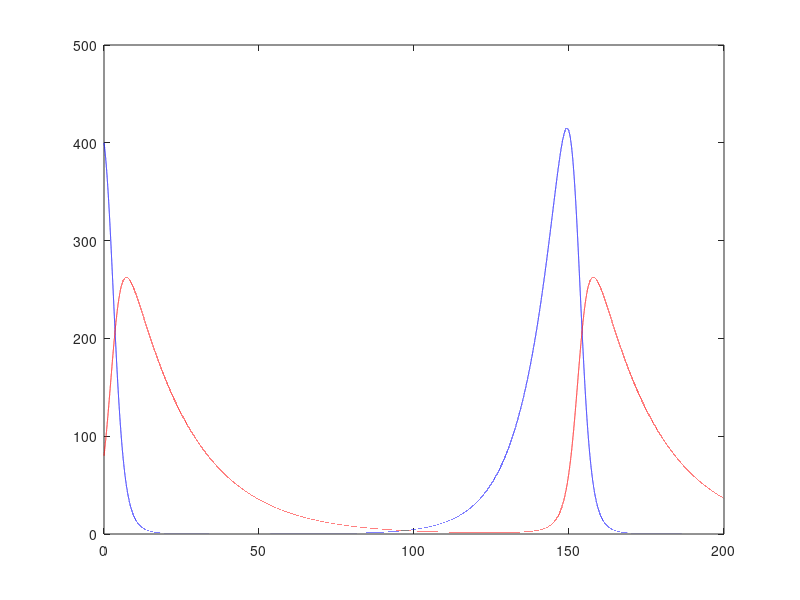
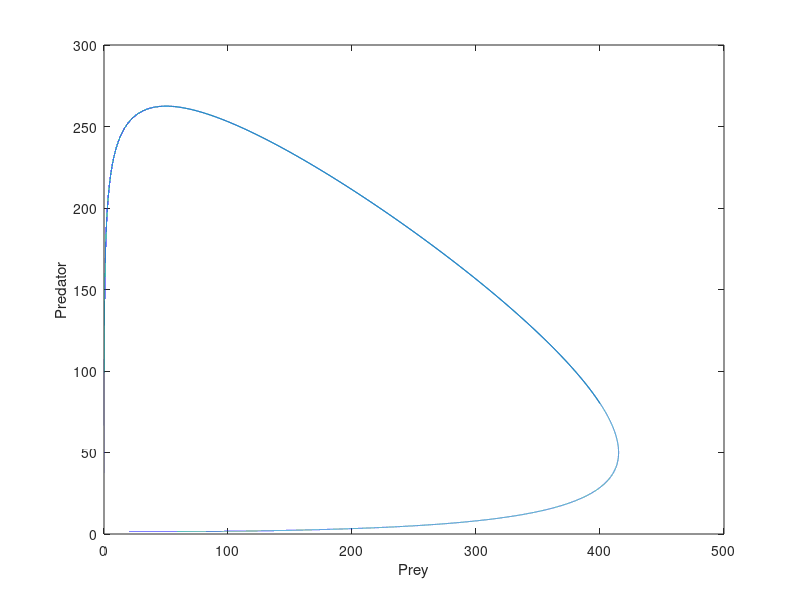

These charts were generated, in order, by the following MATLAB code:
B = 400;
R = 80;

tMax = 200;
tStepSize = 0.001;

alpha = 0.1;
beta = 0.002;
gamma = 0.05;
delta = 0.001;

bProgress = zeros(tMax/tStepSize + 1, 1);
rProgress = zeros(tMax/tStepSize + 1, 1);
tProgress = zeros(tMax/tStepSize + 1, 1);

i = 1;

for t=0:tStepSize:tMax
    % derivatives
    b_ = alpha*B - beta*B*R;
    r_ = -gamma*R + delta*B*R;

    B = B + b_ * tStepSize;
    R = R + r_ * tStepSize;

    bProgress(i) = B;
    rProgress(i) = R;
    tProgress(i) = t;

    i = i + 1;

end

plot(tProgress, bProgress, 'b');
hold on;
plot(tProgress, rProgress, 'r');
hold off;

figure;
plot(bProgress, rProgress);
xlabel('Prey');
ylabel('Predator');